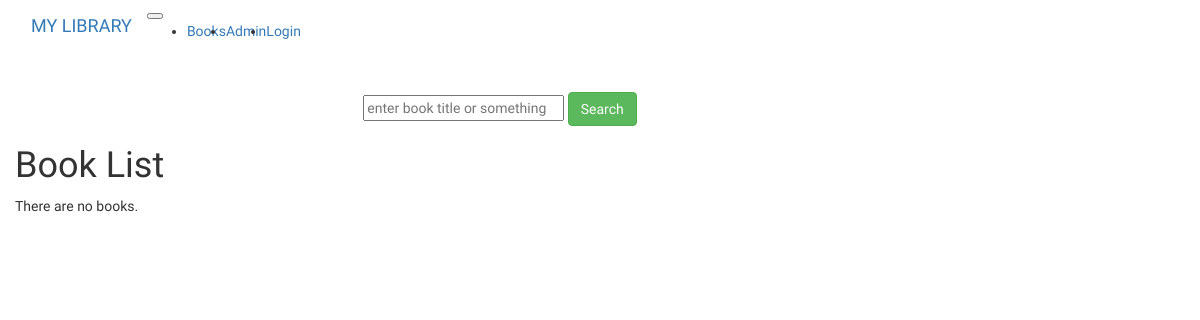
/books/, run on an earlier commit of the app's database.
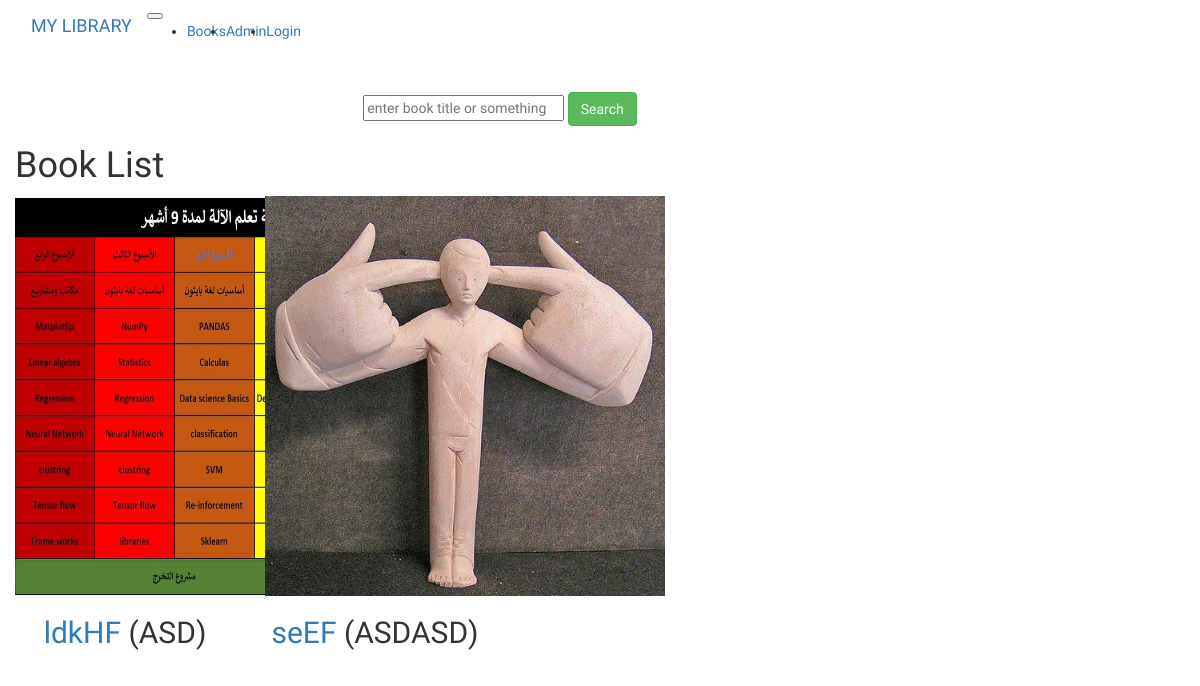
And on a later commit of the database.
### LibManager/models.py (models this page shows, shortened)
class Book(models.Model):
    title = models.CharField(max_length=200)
    author = models.CharField(max_length=100)
    type = models.ManyToManyField( Type , help_text="Select a type for this book")
    language = models.ForeignKey('Language', on_delete=models.SET_NULL, null=True)
    description = models.TextField(max_length=1000, help_text="Enter a description of the book")
    copies_num = models.IntegerField()
    available_copies = models.IntegerField()
    pic=models.ImageField(blank=True, null=True, upload_to='book_image')
    def get_absolute_url(self):
        return reverse('book-detail', args=[str(self.id)])

### LibManager/views.py (the view)
# urls.py: path('books/', views.BookListView, name='books'),
def BookListView(request):
    book_list = Book.objects.all()
    return render(request, 'BooksCatalog/book_list.html', locals())

### templates/BooksCatalog/book_list.html
{% extends "base.html" %}
{% block content %}
   <center> <form class="form" id="searchform" action="{% url 'search_b' %}" method="get">
    <div class="form-group">
    <input type="text" class="col-5  form-control-lg"  placeholder="enter book title or something " name="q" type="text"/>
    <button type="button"  class="btn btn-success form-control-lg" onclick="searchform.submit()">Search</button>
        </div>
</form>
   </center>
    <h1>Book List</h1>
    {% if book_list %}
    <div class="row mx-auto">
      {% for book in book_list %}
    <div class="mx-3 col-md-4 col-lg-3 mb-4 shadow p-2 mb-4 bg-white rounded">
      <div class="card mx-auto text-center ">
      <img class="card-img-top" src="{{ book.pic.url }}" alt="Sample Title" height="400px" width="400px">
        <div class="card-body">
          <h2 class="card-title">    <a href="{{ book.get_absolute_url }}">{{ book.title }}</a> ({{book.author}})</h2>
        </div>
      </div>
    </div>
      {% endfor %}
    </div>
    {% else %}
      <p class=" bg bg-white">There are no books.</p>
    {% endif %}
{% endblock %}

### templates/base.html (shortened to what this page needs)
{%load static%}
<!DOCTYPE html>
<html lang="en">
<head>
    <link href="{% static 'bootstrap/bootstrap.min.css' %}" rel="stylesheet">
    <link rel="stylesheet" href="{% static 'css/font-awesome.min.css' %}" />
</head>
<body>
    <div class="container-fluid my-auto">
        <nav class="navbar navbar-expand-md navbar-dark fixed-top bg-dark">
            <a class="navbar-brand" href="{% url 'home' %}">MY LIBRARY </a>
            <button class="navbar-toggler" type="button" data-toggle="collapse" data-target="#navbarCollapse"
                    aria-controls="navbarCollapse" aria-expanded="false" aria-label="Toggle navigation">
            </button>
            <div class="collapse navbar-collapse" id="navbarCollapse">
                <ul class="navbar-nav mr-auto">
                    <li class="nav-item">
                        <a class="nav-link" href="{% url 'books' %}">Books</a>
                    </li>
                    <li class="nav-item">
                        <a class="nav-link" href="{% url 'admin:index' %}">Admin</a>
                    </li>
                        {% if user.is_authenticated %}
    <div class="dropdown float">
        <button type="button" class="btn btn-success dropdown-toggle" data-toggle="dropdown">
          {{ request.user }}
        </button>
        <div class="dropdown-menu">
            <a class="dropdown-item" href="{% url 'password_reset' %}">Reset Password</a>
            <a class="dropdown-item" href="{% url 'logout' %}">Logout</a>
        </div>
      </div>
                             {% else %}
                        <li class="nav-item">
                            <a class="nav-link" href="{% url 'login' %}">Login</a>
                        </li>
            {% endif %}
                </ul>
            </div>
        </nav>
        <br>
        <div class="row mt-5 mx-auto">
            <div class="col-sm-10">
                {% block content %}{% endblock %}
            </div>
        </div>
    </div>
</body>
</html>

What changed in the data, as far as the page shows it:
added Book: pic (picture), title "ldkHF", author "ASD"
added Book: pic (picture), title "seEF", author "ASDASD"
Also different on the page:
text no longer shown: "There are no books."
